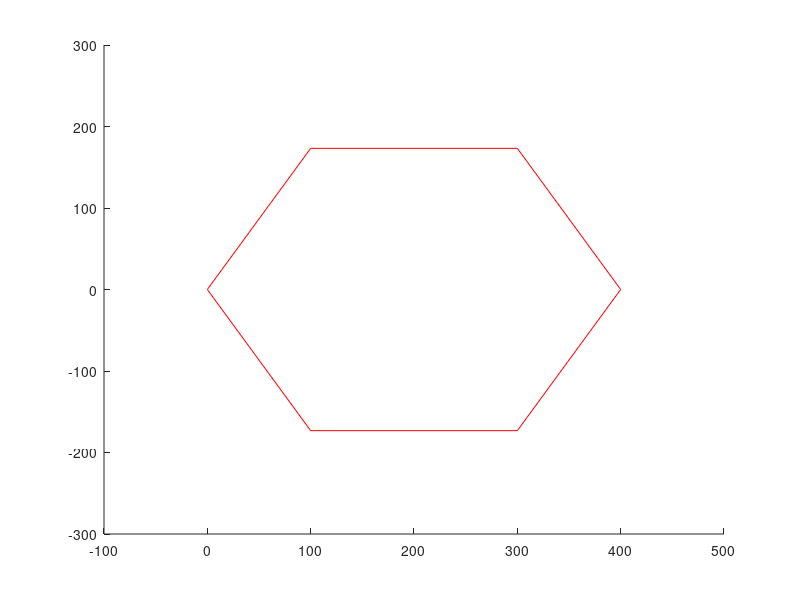

Recreate this plot in MATLAB. (Note: this script raises an error after producing the figure.)
% integrate CC and dubins
clear,clc,close all
xlim([-100 500])
ylim([-300 300])
hold on

% initialize the path
path_x = [0 100 300 400 300 100 0];
path_y = [0 100*sqrt(3) 100*sqrt(3) 0 -100*sqrt(3) -100*sqrt(3) 0];
plot(path_x, path_y,'r');
hold on

% initialize the USV states
XM0 = 0;
YM0 = 0;
VM = 2;
psi = pi/2;
XM = XM0;
YM = YM0;

% initialize the CC parameter
delta = 10;
alpha = 0.3;
delta_t = 1; 

% initialize the guidance following law; 1 is the CC following straight
% line, 2 is the CC following circle
guidance_index = 1;

%% Draw the mission trajectory
% modify the path
mission_x = zeros(1,12);
mission_y = zeros(1,12);

[p,n]=size(path_x);

for i = 1:(n-1)
    [mission_x(2*i-1), mission_y(2*i-1)] = extend_segment_start(path_x(i), path_y(i), path_x(i+1), path_y(i+1));
    [mission_x(2*i), mission_y(2*i)] = extend_segment_end(path_x(i), path_y(i), path_x(i+1), path_y(i+1));
   % plot([mission_x(2*i-1),mission_x(2*i)],[mission_y(2*i-1),mission_y(2*i)],'b')
    %hold on
    
end
mission_x = [mission_x, mission_x(1),mission_x(2)];
mission_y = [mission_y, mission_y(1),mission_y(2)];


% r is the radius of the turning circle
r = 20;

% initialize the first waypoint
m = 2;
XT0 = mission_x(m);
YT0 = mission_y(m);

%% Drawing the path

path_i = 2;

for i = 2:7
    path_i = i;
    mission_i = 2*path_i-3;
    w1_x = mission_x(mission_i);
    w1_y = mission_y(mission_i);
    w2_x = mission_x(mission_i+1);
    w2_y = mission_y(mission_i+1);
    w3_x = mission_x(mission_i+2);
    w3_y = mission_y(mission_i+2);
    w4_x = mission_x(mission_i+3);
    w4_y = mission_y(mission_i+3);

    %%
    theta_s = atan2(w2_y-w1_y, w2_x-w1_x);
    theta_f = atan2(w3_y-w4_y, w3_x-w4_x);
    theta_m = (theta_s+theta_f)/2;
    t_x = path_x(path_i);
    t_y = path_y(path_i);

    delta_theta = theta_m-theta_s;
    R_r = r/cos(delta_theta);

    % here is the center of the turning circle
    circle_center_x = t_x + R_r*cos(theta_m);
    circle_center_y = t_y + R_r*sin(theta_m);

    plot(t_x, t_y, '*')

    theta_turn_s = atan2(w2_y-circle_center_y, w2_x-circle_center_x);
    theta_turn_f = atan2(w3_y-circle_center_y, w3_x-circle_center_x);
    if theta_turn_s < 0
        theta_turn_s = theta_turn_s + 2* pi;
    end
    if theta_turn_f < 0
        theta_turn_f = theta_turn_f + 2* pi;
    end

    if theta_turn_s>theta_turn_f
        theta_turn_s = theta_turn_s - 2*pi;
    end
    
    if theta_turn_f - theta_turn_s < pi
       theta_turn_s = theta_turn_s + 2*pi;
       circle_theta = theta_turn_f:0.01:theta_turn_s;
    else circle_theta = theta_turn_s:0.01:theta_turn_f;
    end
     
    circle_theta = theta_turn_s:0.01:theta_turn_f;

    circle_x = circle_center_x + r*tan(delta_theta)*cos(circle_theta);
    circle_y = circle_center_y + r*tan(delta_theta)*sin(circle_theta);

    distance = sqrt((circle_center_x-w2_x)^2+(circle_center_y-w2_y)^2);
    plot(circle_x, circle_y, 'r')
    hold on
    
    plot([mission_x(mission_i),mission_x(mission_i+1)],[mission_y(mission_i), mission_y(mission_i+1)],'r')
    hold on
    plot([mission_x(mission_i+2),mission_x(mission_i+3)],[mission_y(mission_i+2), mission_y(mission_i+3)],'r')
    hold on
end


%% MISSION!!!
% mission loop
for i = 1:3000
    
    while guidance_index == 1
        R_u = sqrt((XM0 - XM)^2+(YM0 - YM)^2);
        theta = atan2(YT0 - YM0, XT0 - XM0);
        theta_u = atan2(YM - YM0, XM - XM0);
        beta = theta - theta_u;
        R = sqrt(R_u^2 - (R_u * sin(beta))^2);
        % target position
        x_t = XM0 + (R+delta)*cos(theta);
        y_t = YM0 + (R+delta)*sin(theta);

        psi_d = atan2(y_t - YM, x_t - XM);
        % convert psi_d into [0 2pi];
        if psi_d < 0
            psi_d = psi_d + 2*pi;
        end
        if psi_d - psi > pi
           psi_d = psi_d - 2*pi;
        end
        if psi_d - psi < -pi
            psi_d = psi_d + 2*pi;
        end


        if abs(psi_d - psi) > 10/180*pi
            delta_psi = abs(psi_d - psi)/(psi_d - psi)*10/180*pi;
        else delta_psi = psi_d - psi;
        end

        psi = psi + delta_psi + (rand(1)*5-5)*pi/180;

        XM = XM+VM*cos(psi)*delta_t;
        YM = YM+VM*sin(psi)*delta_t;

        plot(XM, YM,'.','MarkerEdgeColor','b');
        drawnow;
        pause(0.1)

        if sqrt((XM-XT0)^2+(YM-YT0)^2)<5
            guidance_index = 2;
         
            
%             XM0 = mission_x(m);
%             YM0 = mission_y(m);
%             m = m+1;
%             if m>7
%                 break
%             end
%             XT0 = mission_x(m);
%             YT0 = mission_y(m);
        end
    end
    
    while guidance_index == 2
        % get the turning circle center first
        
        w1_x = mission_x(2*m-3);
        w1_y = mission_y(2*m-3);

        w2_x = mission_x(2*m-2);
        w2_y = mission_y(2*m-2);

        w3_x = mission_x(2*m-1);
        w3_y = mission_y(2*m-1);

        w4_x = mission_x(2*m);
        w4_y = mission_y(2*m);
        
        theta_s = atan2(w2_y-w1_y, w2_x-w1_x);
        theta_f = atan2(w3_y-w4_y, w3_x-w4_x);
        theta_m = (theta_s+theta_f)/2;
        

        delta_theta = theta_m-theta_s;
        R_r = r/cos(delta_theta);
        
        center_x = path_x(m) + R_r*cos(theta_m);
        center_y = path_y(m) + R_r*sin(theta_m);
        
        
        theta = atan2(YM-center_y, XM-center_x);
        if theta<0
            theta = theta + 2*pi;
        end
        
        % analysis if beta is position or negative
        %alpha = 0.3;
        
        x_t = center_x + r*tan(delta_theta)*cos(theta+alpha);
        y_t = center_y + r*tan(delta_theta)*sin(theta+alpha);

        psi_d = atan2(y_t-YM, x_t-XM);
        if psi_d < 0
            psi_d = psi_d + 2*pi;
        end
        while psi<0
            psi = psi+2*pi;
        end
        while psi>2*pi
            psi = psi-2*pi;
        end

        if psi_d - psi > pi
           psi_d = psi_d - 2*pi;
        end
        if psi_d - psi < -pi
            psi_d = psi_d + 2*pi;
        end


        if abs(psi_d - psi) > 10/180*pi
            delta_psi = abs(psi_d - psi)/(psi_d - psi)*10/180*pi;
        else delta_psi = psi_d - psi;
        end

        psi = psi + delta_psi + (rand(1)*5-5)*pi/180;


        XM = XM + VM*delta_t*cos(psi_d);
        YM = YM + VM*delta_t*sin(psi_d);

        plot(XM, YM,'.','MarkerEdgeColor','b');
        drawnow;
        pause(0.1)
        % calculate the final switching point % switch to guidance_index = 1

        if sqrt((XM-mission_x(2*m-1))^2+(YM-mission_y(2*m-1))^2)<10
            m = m+1;
            guidance_index = 1;
            XM0 = mission_x(2*m-3);
            YM0 = mission_y(2*m-3);
            XT0 = mission_x(2*m-2);
            YT0 = mission_y(2*m-2);
            
        end
 
    
    end
    
    
   
    
end


         
    


% make the path planner